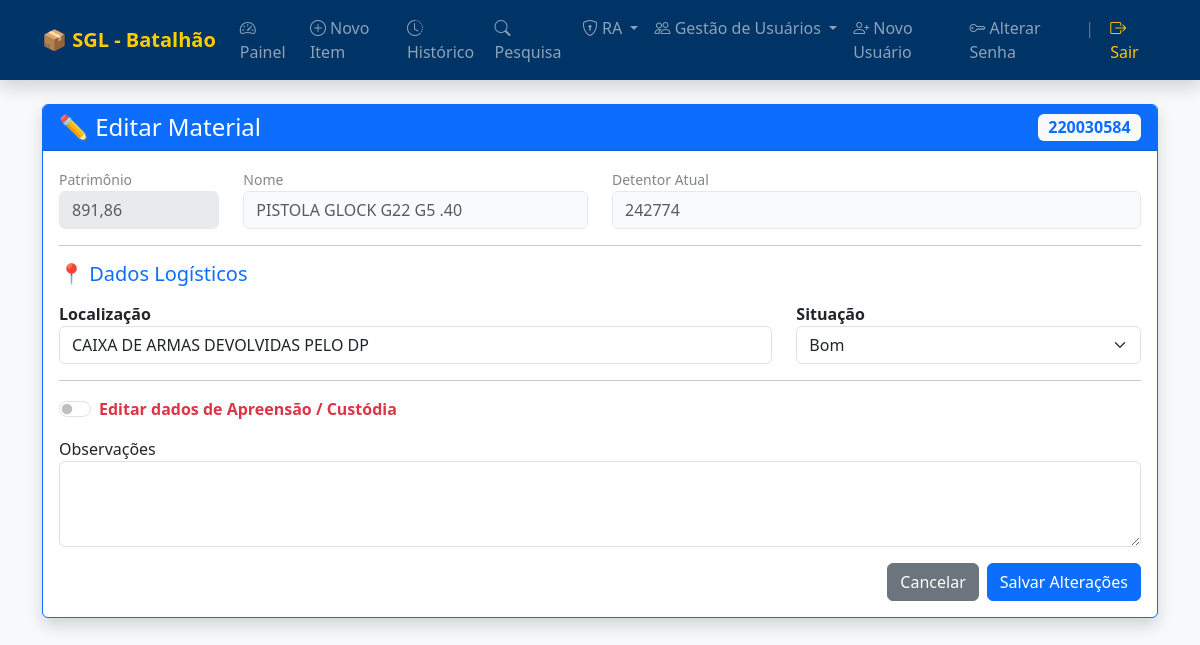
Page /editar/1 (signed in) on the committed database.
### app.py (models this page shows, shortened)
class Material(db.Model):
    id = db.Column(db.Integer, primary_key=True)
    patrimonio = db.Column(db.String(50), unique=True, nullable=False)
    n_serie = db.Column(db.String(50))
    nome_material = db.Column(db.String(100), nullable=False)
    conta_codigo = db.Column(db.String(20), nullable=False)
    local = db.Column(db.String(100), nullable=False)
    valor = db.Column(db.Float, default=0.0)
    situacao = db.Column(db.String(50))
    observacoes = db.Column(db.Text)
    pm_re = db.Column(db.String(20))
    pm_nome = db.Column(db.String(100))
    pm_opm = db.Column(db.String(50))
    eh_apreensao = db.Column(db.Boolean, default=False)
    local_apreensao = db.Column(db.String(100))
    autoridade_resp = db.Column(db.String(100))
    data_apreensao = db.Column(db.DateTime)
    num_doc_apreensao = db.Column(db.String(50))
    data_cadastro = db.Column(db.DateTime, server_default=func.now())
    historico = db.relationship('Historico', backref='material', cascade="all, delete-orphan")
    movimentacoes_ra = db.relationship('MovimentacaoRA', backref='material', cascade="all, delete-orphan")

### app.py (the view, shortened to what this page needs)
@app.route('/editar/<int:id>', methods=['GET', 'POST'])
@login_required
def editar(id):
    material = Material.query.get_or_404(id)
    return render_template('editar.html', material=material, contas=CONTAS_PATRIMONIAIS)

### app.py (called while the page is built)
@app.template_filter('reais')
def format_reais(value):
    if value is None or value == '': return '0,00'
    try: return f"{float(value):,.2f}".replace(",", "X").replace(".", ",").replace("X", ".")
    except: return value

@login_manager.user_loader
def load_user(user_id): return Usuario.query.get(int(user_id))

### templates/editar.html (shortened to what this page needs)
{% extends "base.html" %}
{% block content %}
<div class="card shadow border-primary">
    <div class="card-header bg-primary text-white d-flex justify-content-between align-items-center">
        <h4 class="mb-0">✏️ Editar Material</h4>
        <span class="badge bg-light text-primary fs-6">{{ material.patrimonio }}</span>
    </div>
    <div class="card-body">
        <form method="POST">
            <div class="row mb-3 opacity-75">
                <div class="col-md-2">
                    <label class="small text-muted">Patrimônio</label>
                    <input type="text" class="form-control bg-secondary-subtle" value="{{ material.valor | reais }}" readonly>
                </div>
                <div class="col-md-4">
                    <label class="small text-muted">Nome</label>
                    <input type="text" class="form-control bg-light" value="{{ material.nome_material }}" readonly>
                </div>
                <div class="col-md-6">
                    <label class="small text-muted">Detentor Atual</label>
                    <input type="text" class="form-control bg-light" value="{{ material.pm_re or 'Sem vínculo' }}" readonly>
                </div>
            </div>
            <hr>
            <h5 class="text-primary mb-3">📍 Dados Logísticos</h5>
            <div class="row mb-3">
                <div class="col-md-8">
                    <label class="fw-bold">Localização</label>
                    <input type="text" name="local" class="form-control" value="{{ material.local }}" required>
                </div>
                <div class="col-md-4">
                    <label class="fw-bold">Situação</label>
                    <select name="situacao" class="form-select">
                        <option value="Bom" {% if material.situacao=='Bom' %}selected{% endif %}>Bom</option>
                    </select>
                </div>
            </div>
            <hr>
            <div class="form-check form-switch mb-3">
                <input class="form-check-input" type="checkbox" id="checkApreensao" name="check_apreensao"
                       {% if material.eh_apreensao %}checked{% endif %}>
                <label class="form-check-label fw-bold text-danger" for="checkApreensao">
                    Editar dados de Apreensão / Custódia
                </label>
            </div>
            <div class="mb-3">
                <label>Observações</label>
                <textarea name="observacoes" class="form-control" rows="3">{{ material.observacoes }}</textarea>
            </div>
            <div class="d-flex justify-content-end gap-2">
                <a href="{{ url_for('dashboard') }}" class="btn btn-secondary">Cancelar</a>
                <button type="submit" class="btn btn-primary">Salvar Alterações</button>
            </div>
        </form>
    </div>
</div>
{% endblock %}

### templates/base.html (style rules this page uses)
body { background-color: #f8f9fa; }

### rows in the picture
Material: patrimonio "220030584", valor|reais "891,86", nome_material "PISTOLA GLOCK G22 G5 .40", pm_re "242774", local "CAIXA DE ARMAS DEVOLVIDAS PELO DP", situacao "Bom"
